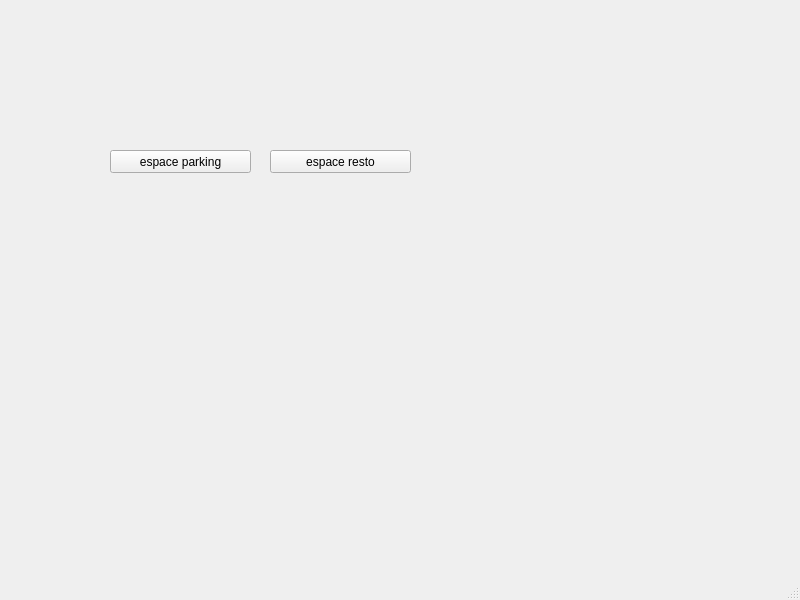
<?xml version="1.0" encoding="UTF-8"?>
<ui version="4.0">
 <class>integration</class>
 <widget class="QMainWindow" name="integration">
  <property name="geometry">
   <rect>
    <x>0</x>
    <y>0</y>
    <width>800</width>
    <height>600</height>
   </rect>
  </property>
  <property name="windowTitle">
   <string>MainWindow</string>
  </property>
  <widget class="QWidget" name="centralwidget">
   <widget class="QPushButton" name="pushButton">
    <property name="geometry">
     <rect>
      <x>110</x>
      <y>150</y>
      <width>141</width>
      <height>23</height>
     </rect>
    </property>
    <property name="text">
     <string>espace parking</string>
    </property>
   </widget>
   <widget class="QPushButton" name="pushButton_2">
    <property name="geometry">
     <rect>
      <x>270</x>
      <y>150</y>
      <width>141</width>
      <height>23</height>
     </rect>
    </property>
    <property name="text">
     <string>espace resto</string>
    </property>
   </widget>
  </widget>
  <widget class="QMenuBar" name="menubar">
   <property name="geometry">
    <rect>
     <x>0</x>
     <y>0</y>
     <width>800</width>
     <height>21</height>
    </rect>
   </property>
  </widget>
  <widget class="QStatusBar" name="statusbar"/>
 </widget>
 <resources/>
 <connections/>
</ui>
